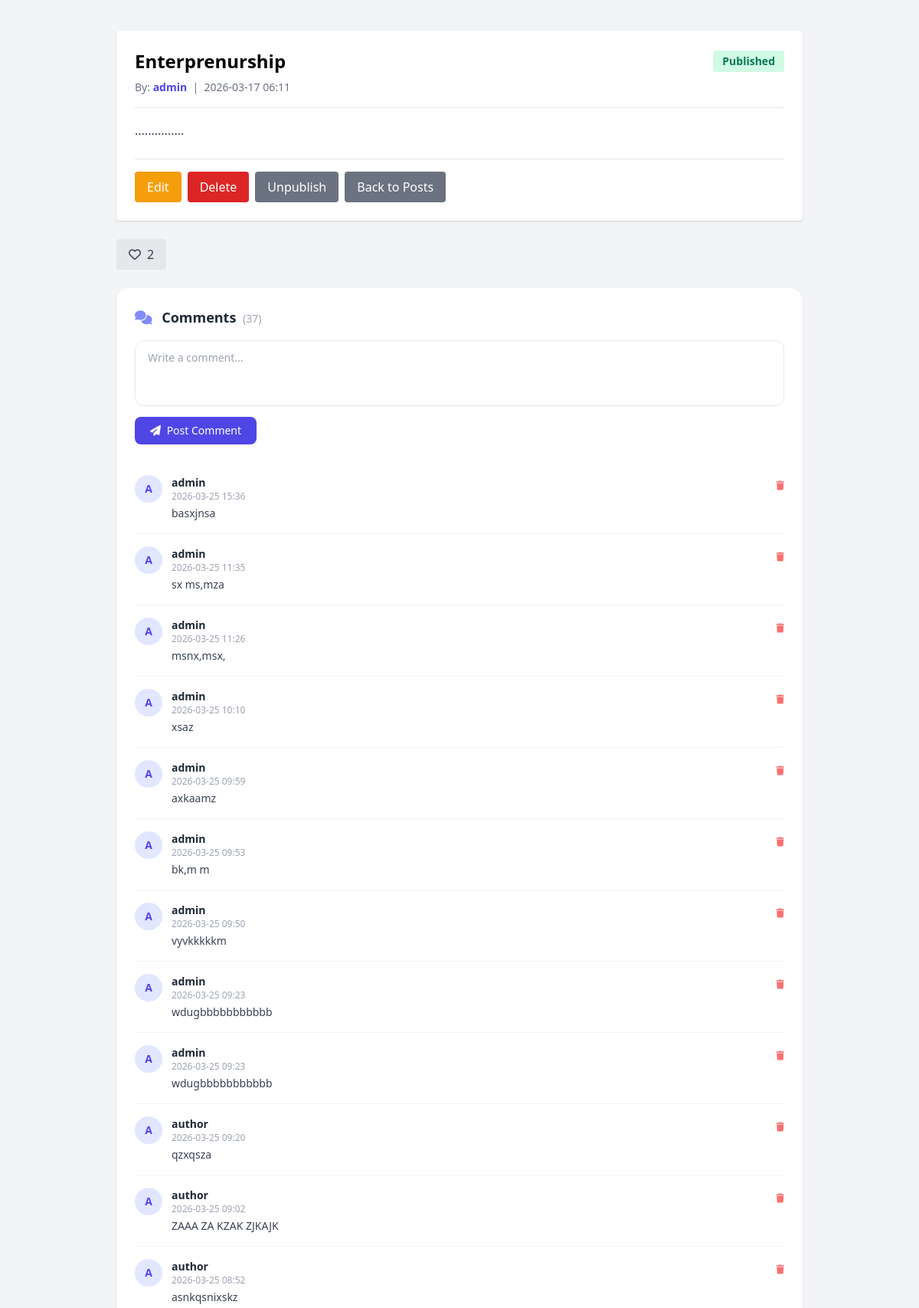
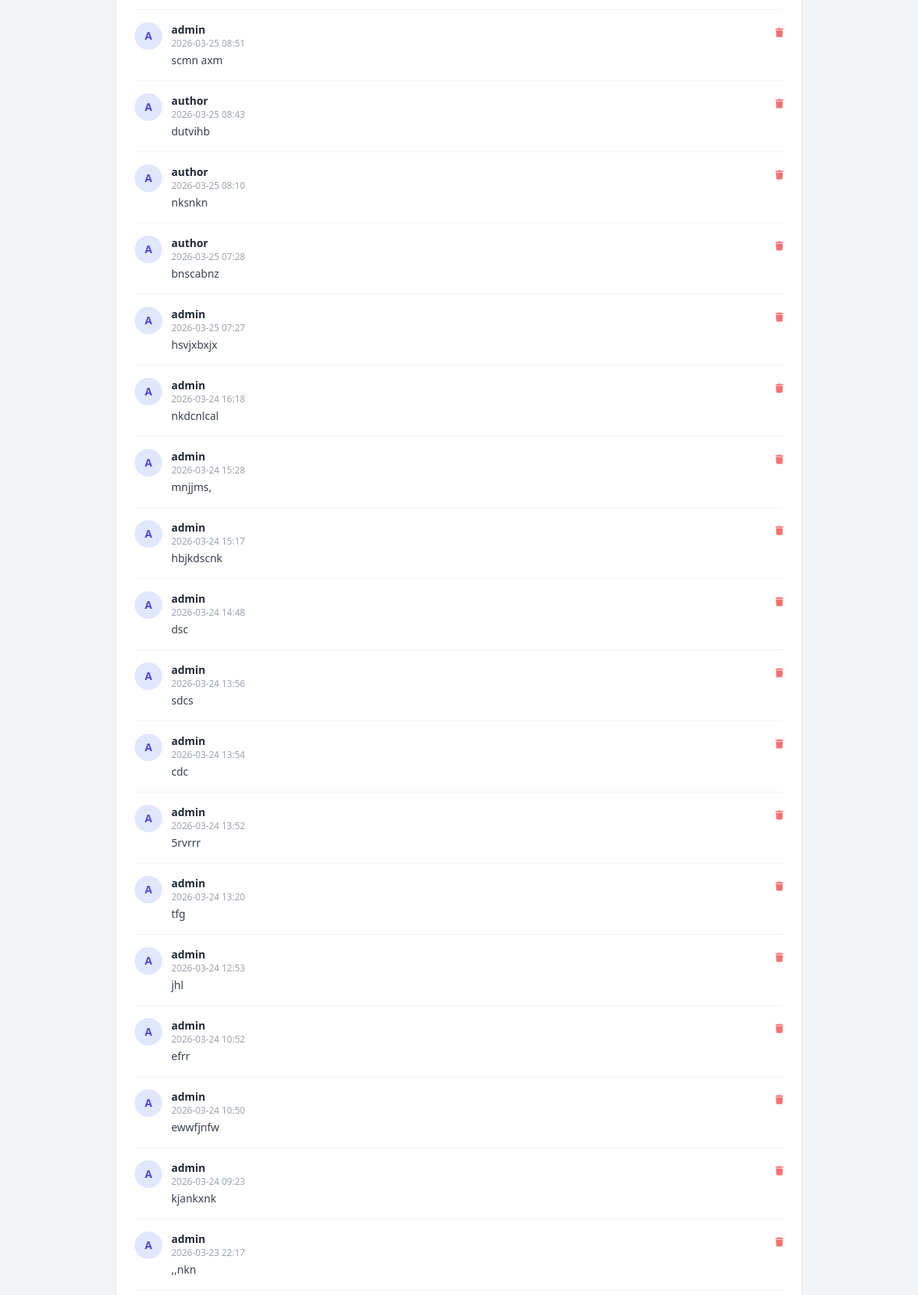
Page /posts/read/enterprenurship/ (signed in, upper part) on the committed database (2 pictures, top to bottom).
### posts/models.py (models this page shows, shortened)
class Post(models.Model):
    STATUS_CHOICES = [
        ('Draft', 'Draft'),
        ('Published', 'Published'),
    ]
    topic = models.CharField(max_length = 170)
    article = models.TextField()
    author = models.ForeignKey(settings.AUTH_USER_MODEL, on_delete = models.CASCADE)
    status = models.CharField(max_length = 10, choices= STATUS_CHOICES, default = 'Draft')
    slug = models.SlugField(max_length = 200, unique = True , blank = True)
    created_at = models.DateTimeField(auto_now_add = True)
    updated_at = models.DateTimeField(auto_now = True)

class Comment(models.Model):
    post = models.ForeignKey(Post, on_delete = models.CASCADE, related_name = 'comments')
    author = models.ForeignKey(settings.AUTH_USER_MODEL, on_delete= models.CASCADE)
    text = models.TextField()
    created_at = models.DateTimeField(auto_now_add = True)

### users/models.py (models this page shows)
class CustomUser(AbstractUser):
    is_approved = models.BooleanField(default = False)
    is_author = models.BooleanField(default = False)

### posts/views.py (the view)
# urls.py: path("read/<slug:slug>/", PostDetailView.as_view(), name="post_detail"),
class PostDetailView(LoginRequiredMixin, DetailView):
    model = Post
    template_name = "posts/post_detail.html"
    context_object_name = "post"
    slug_field = 'slug'
    slug_url_kwarg = 'slug'
    def get_queryset(self):
        return get_posts_for_users(self.request.user)
    def get_context_data(self, **kwargs):
        context = super().get_context_data(**kwargs)
        post = self.get_object()
        context['comments'] = post.comments.all().order_by('-created_at')
        context['comment_form'] = CommentForm()
        context['like_count'] = post.likes.count()
        context['user_liked'] = post.likes.filter(user=self.request.user).exists() if self.request.user.is_authenticated else False
        return context

### posts/forms.py
class CommentForm(forms.ModelForm):
    class Meta:
        model = Comment
        fields = ['text']
        widgets = {
            'text' : forms.Textarea(attrs={
                'class' : 'w-full border rounded p-2',
                'rows' : 3,
                'placeholder': 'Enter Your Comment Here!'
            })
        }

### posts/views.py (called while the page is built)
def get_posts_for_users(user):
    if user.is_authenticated and user.is_staff:
        return Post.objects.all().order_by('-created_at')
    elif user.is_authenticated and user.is_author:
        return Post.objects.filter(
            Q(author=user) | Q(status='Published')
        ).distinct().order_by('-created_at')
    else:
        return Post.objects.filter(status='Published').order_by('-created_at')

### posts/templates/posts/post_detail.html (shortened to what this page needs)
<!DOCTYPE html>
<html lang="en">
<head>
    <link rel="stylesheet" href="https://cdn.jsdelivr.net/npm/tailwindcss@2.2.19/dist/tailwind.min.css">
    <link rel="stylesheet" href="https://cdnjs.cloudflare.com/ajax/libs/font-awesome/6.5.0/css/all.min.css">
</head>
<body class="bg-gray-100 p-10">
<div class="max-w-4xl mx-auto">
    <div class="bg-white p-6 rounded shadow mb-6">
        <div class="flex items-center justify-between mb-2">
            <h2 class="text-2xl font-bold">{{ post.topic }}</h2>
            {% if post.status == 'Published' %}
                <span class="bg-green-100 text-green-700 px-3 py-1 rounded text-sm font-semibold">Published</span>
            {% else %}
                <span class="bg-yellow-100 text-yellow-700 px-3 py-1 rounded text-sm font-semibold">Draft</span>
            {% endif %}
        </div>
        <p class="text-gray-500 text-sm mb-4">
            By: <a href="{% url 'author_profile' post.author.username %}"
                   class="font-semibold text-indigo-600 hover:underline">
                    {{ post.author.username }}
                </a> &nbsp;|&nbsp;
            {{ post.created_at|date:"Y-m-d H:i" }}
        </p>
        <hr class="mb-4">
        <p class="text-gray-700 text-base leading-relaxed mb-6">{{ post.article }}</p>
        <hr class="mb-4">
        <div class="flex gap-2 flex-wrap">
            {% if request.user.is_staff %}
                <a href="{% url 'post_update' post.slug %}" class="bg-yellow-500 text-white px-4 py-2 rounded hover:bg-yellow-600">Edit</a>
                <a href="{% url 'post_delete' post.slug %}" class="bg-red-600 text-white px-4 py-2 rounded hover:bg-red-700">Delete</a>
                {% if post.status == 'Draft' %}
                    <form method="POST" action="{% url 'post_publish' post.slug %}">
                        {% csrf_token %}
                        <button type="submit" class="bg-green-500 text-white px-4 py-2 rounded hover:bg-green-600">Publish</button>
                    </form>
                {% else %}
                    <form method="POST" action="{% url 'post_unpublish' post.slug %}">
                        <button type="submit" class="bg-gray-500 text-white px-4 py-2 rounded hover:bg-gray-600">Unpublish</button>
                    </form>
                {% endif %}
            {% else %}
                <p class="text-blue-500 text-sm">You can only read posts.</p>
            {% endif %}
            <a href="{% url 'post_list' %}" class="bg-gray-500 text-white px-4 py-2 rounded hover:bg-gray-600">Back to Posts</a>
        </div>
    </div>
    {% include "posts/like.html" %}
    {% include "posts/comments.html" %}
</div>
</body>
</html>

### posts/templates/posts/comments.html (shortened to what this page needs)
<div class="bg-white rounded-2xl shadow p-6 mt-6">
    <h3 class="text-lg font-bold text-gray-800 mb-4">
        <i class="fa-solid fa-comments text-indigo-400 mr-2"></i>
        Comments
        <span class="text-gray-400 text-sm font-normal ml-1">({{ comments.count }})</span>
    </h3>
    {% if request.user.is_authenticated %}
        <form method="POST" action="{% url 'comment_add' post.slug %}" class="mb-6">
            <textarea name="text" rows="3" placeholder="Write a comment..."
                class="w-full border border-gray-200 rounded-xl px-4 py-3 text-sm focus:outline-none focus:border-indigo-400 resize-none mb-2"></textarea>
            <button type="submit"
                class="bg-indigo-600 text-white px-5 py-2 rounded-lg text-sm hover:bg-indigo-700 transition">
                <i class="fa-solid fa-paper-plane mr-1"></i> Post Comment
            </button>
        </form>
    {% endif %}
    {% for comment in comments %}
    <div class="border-b border-gray-100 py-4 last:border-0">
        <div class="flex items-start justify-between gap-3">
            <div class="flex items-start gap-3">
                <div class="bg-indigo-100 text-indigo-600 rounded-full w-9 h-9 flex items-center justify-center text-sm font-bold flex-shrink-0">
                    {{ comment.author.username|first|upper }}
                </div>
                <div>
                    <p class="text-sm font-semibold text-gray-800">{{ comment.author.username }}</p>
                    <p class="text-xs text-gray-400 mb-1">{{ comment.created_at|date:"Y-m-d H:i" }}</p>
                    <p class="text-sm text-gray-700">{{ comment.text }}</p>
                </div>
            </div>
            {% if request.user == post.author or request.user.is_staff %}
            <form method="POST" action="{% url 'comment_delete' comment.pk %}">
                <button type="submit"
                    title="Delete Comment"
                    class="text-red-400 hover:text-red-600 text-xs flex-shrink-0 transition"
                    onclick="return confirm('Delete this comment?')">
                    <i class="fa-solid fa-trash"></i>
                </button>
            </form>
            {% endif %}
        </div>
    </div>
    {% empty %}
        <div class="text-center py-8 text-gray-400">
            <i class="fa-solid fa-comment-slash text-3xl mb-2 opacity-30"></i>
            <p class="text-sm">No comments yet. Be the first!</p>
        </div>
    {% endfor %}
</div>

### rows in the picture
Post: topic "Enterprenurship", author.username "admin", created_at "2026-03-17 06:11", article "..............."
Comment: author.username|first "A", author.username "admin", created_at "2026-03-25 15:36", text "basxjnsa"
Comment: author.username|first "A", author.username "admin", created_at "2026-03-25 11:35", text "sx ms,mza"
Comment: author.username|first "A", author.username "admin", created_at "2026-03-25 11:26", text "msnx,msx,"
Comment: author.username|first "A", author.username "admin", created_at "2026-03-25 10:10", text "xsaz"
Comment: author.username|first "A", author.username "admin", created_at "2026-03-25 09:59", text "axkaamz"
Comment: author.username|first "A", author.username "admin", created_at "2026-03-25 09:53", text "bk,m m"
Comment: author.username|first "A", author.username "admin", created_at "2026-03-25 09:50", text "vyvkkkkkm"
Comment: author.username|first "A", author.username "admin", created_at "2026-03-25 09:23", text "wdugbbbbbbbbbbb"
Comment: author.username|first "A", author.username "admin", created_at "2026-03-25 09:23", text "wdugbbbbbbbbbbb"
Comment: author.username|first "A", author.username "author", created_at "2026-03-25 09:20", text "qzxqsza"
Comment: author.username|first "A", author.username "author", created_at "2026-03-25 09:02", text "ZAAA ZA KZAK ZJKAJK"
Comment: author.username|first "A", author.username "author", created_at "2026-03-25 08:52", text "asnkqsnixskz"
Comment: author.username|first "A", author.username "admin", created_at "2026-03-25 08:51", text "scmn axm"
Comment: author.username|first "A", author.username "author", created_at "2026-03-25 08:43", text "dutvihb"
Comment: author.username|first "A", author.username "author", created_at "2026-03-25 08:10", text "nksnkn"
Comment: author.username|first "A", author.username "author", created_at "2026-03-25 07:28", text "bnscabnz"
Comment: author.username|first "A", author.username "admin", created_at "2026-03-25 07:27", text "hsvjxbxjx"
Comment: author.username|first "A", author.username "admin", created_at "2026-03-24 16:18", text "nkdcnlcal"
Comment: author.username|first "A", author.username "admin", created_at "2026-03-24 15:28", text "mnjjms,"
Comment: author.username|first "A", author.username "admin", created_at "2026-03-24 15:17", text "hbjkdscnk"
Comment: author.username|first "A", author.username "admin", created_at "2026-03-24 14:48", text "dsc"
Comment: author.username|first "A", author.username "admin", created_at "2026-03-24 13:56", text "sdcs"
Comment: author.username|first "A", author.username "admin", created_at "2026-03-24 13:54", text "cdc"
Comment: author.username|first "A", author.username "admin", created_at "2026-03-24 13:52", text "5rvrrr"
Comment: author.username|first "A", author.username "admin", created_at "2026-03-24 13:20", text "tfg"
Comment: author.username|first "A", author.username "admin", created_at "2026-03-24 12:53", text "jhl"
Comment: author.username|first "A", author.username "admin", created_at "2026-03-24 10:52", text "efrr"
Comment: author.username|first "A", author.username "admin", created_at "2026-03-24 10:50", text "ewwfjnfw"
Comment: author.username|first "A", author.username "admin", created_at "2026-03-24 09:23", text "kjankxnk"
Comment: author.username|first "A", author.username "admin", created_at "2026-03-23 22:17", text ",,nkn"

### other values in the picture
{{ like_count }} "2"
{{ comments.count }} "37"
